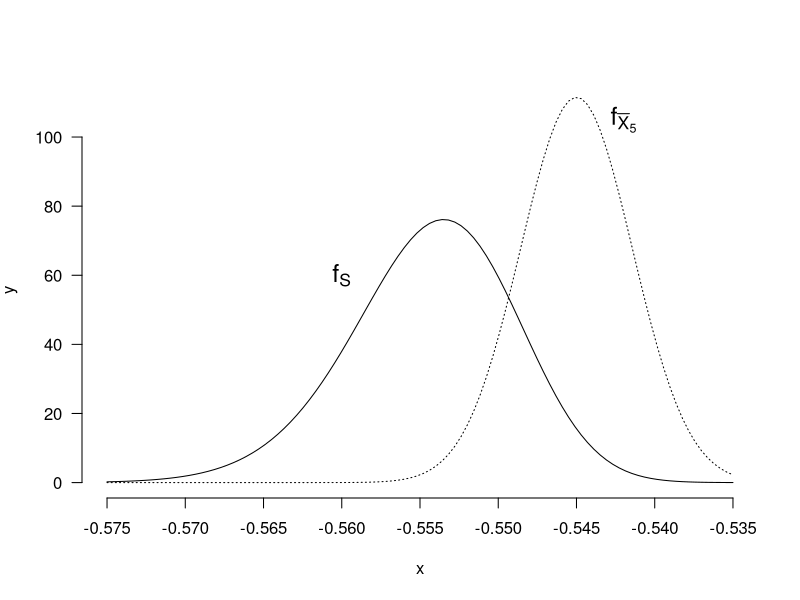

Here is the R script that generated this plot:
# TODO: Add comment
# 
# Author: ortellic
###############################################################################

pdf(file="grafici/confrontoFxMinFxMedio.pdf")
fx <- function(x) {
	dnorm(x,mean=-0.545,sd=0.008/sqrt(5))
}

fMin <- function(x) {
	sigma=0.008
	mu = -0.545
	F <- pnorm(x,mean=mu,sd=sigma)
	5*(1-F)^4*dnorm(x,mean=mu,sd=sigma)
}

x <- seq(-0.575,-0.535,length.out = 100)
y1 <- fx(x)
yMin <- fMin(x)
		
plot(x,y1,type="l",
		ylab=expression(y),lty=3
		,axes=FALSE,
		xlim=c(-0.575,-0.535)
)
lines(x,yMin)

Axis(at=seq(-0.575,-0.535,by=0.005),side=1)
Axis(side=2,las=1)
text(-0.542,105,expression(f[bar(X)[5]]),cex=1.5)
text(-0.56,60,expression(f[S]),cex=1.5)


dev.off()
